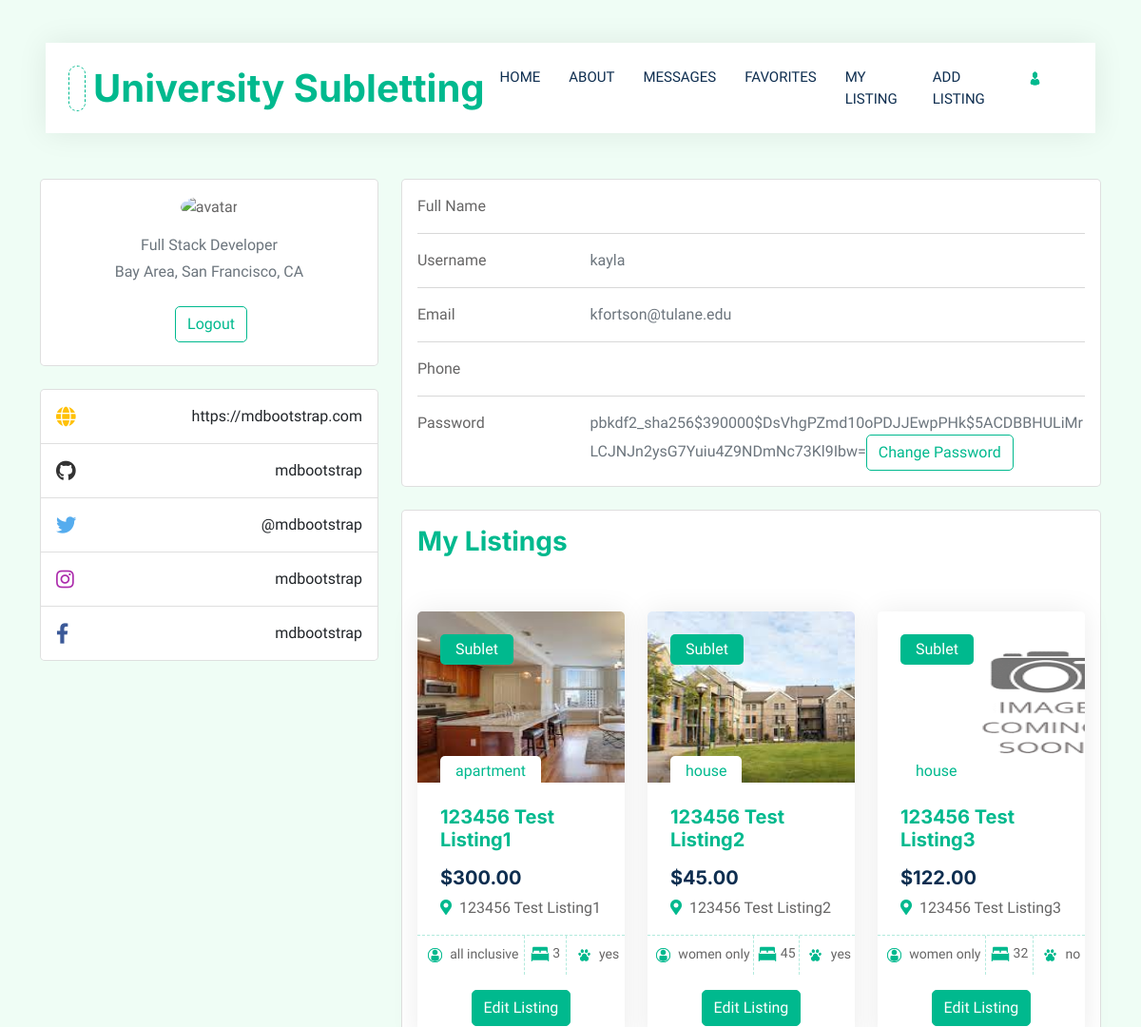
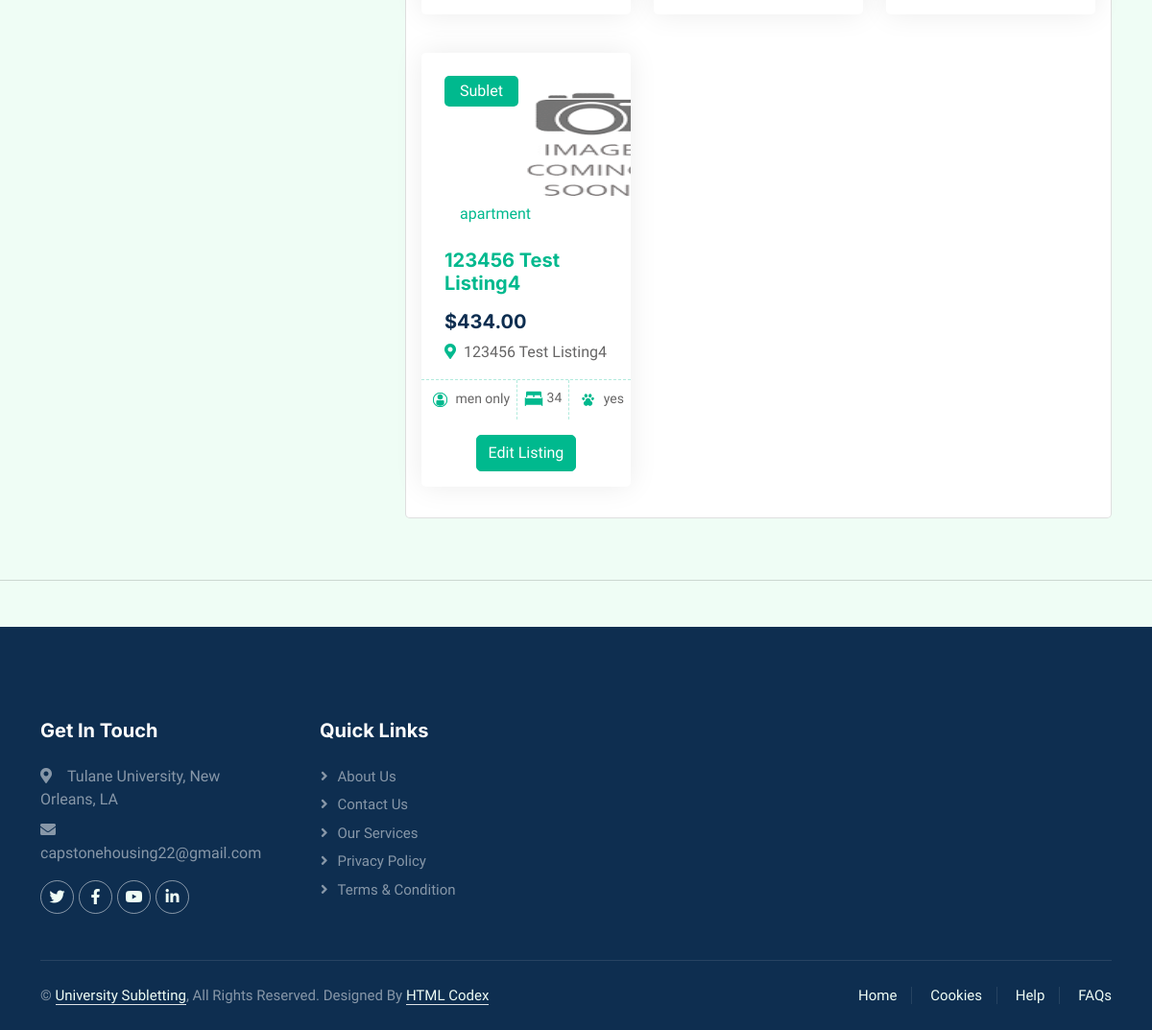
Page /profile/ (signed in) on the committed database (2 pictures, top to bottom).
### hello/models.py (models this page shows)
class allinformation(models.Model):
    user = models.ForeignKey(User, on_delete=models.CASCADE, null=True)
    address = models.CharField(max_length=200, blank=True, null=True)
    city = models.CharField(max_length=200, blank=True, null=True)
    zip = models.IntegerField( blank=True, null=True)
    state = models.CharField(max_length=22, blank=True, null=True)
    hometype = models.CharField(max_length=100, blank=True, null=True)
    monthlyprice = models.DecimalField(max_digits = 100, decimal_places=2, blank=True, null=True)
    securitydeposit = models.DecimalField(max_digits = 100, decimal_places=2, blank=True, null=True)
    numbertenants = models.IntegerField(blank=True, null=True)
    gender = models.CharField(max_length=20, blank=True, null=True)
    beds = models.IntegerField( blank=True, null=True)
    addrentinfo = models.CharField(max_length=300, blank=True, null=True)
    parking = models.CharField(max_length=4, blank=True, null=True)
    pets = models.CharField(max_length=4, blank=True, null=True)
    laundry = models.CharField(max_length=20, blank=True, null=True)
    addamenityinfo = models.CharField(max_length=300, blank=True, null=True)
    image = models.ImageField(upload_to="images/",default="images/image_coming_soon.png", height_field=None, width_field=None, max_length=100,blank=True, null=True)

### hello/views.py (the view)
# urls.py: path("profile/", views.profile, name="profile"),
def profile(request):
    user_listings = allinformation.objects.filter(user=request.user)
    return render(request, "hello/profile.html", {'user_listings': user_listings,} )

### hello/templates/hello/profile.html (shortened to what this page needs)
{% extends "hello/layout.html" %}
{% load static %}
{% block content %}
<!DOCTYPE html>
<html lang="en">
<head>
    <link href="https://cdnjs.cloudflare.com/ajax/libs/font-awesome/5.10.0/css/all.min.css" rel="stylesheet">
    <link href="https://cdn.jsdelivr.net/npm/bootstrap-icons@1.4.1/font/bootstrap-icons.css" rel="stylesheet">
    <link href="{% static 'hello/lib/animate/animate.min.css' %}" rel="stylesheet">
    <link href="{% static 'hello/lib/owlcarousel/assets/owl.carousel.min.css' %}" rel="stylesheet">
    <link href="{% static 'hello/css/bootstrap.min.css' %}" rel="stylesheet">
    <link href="{% static 'hello/css/style.css' %}" rel="stylesheet">
</head>
    <div class="container-fluid nav-bar bg-transparent">
        <nav class="navbar navbar-expand-lg bg-white navbar-light py-0 px-4">
            <a href="{% url 'home' %}" class="navbar-brand d-flex align-items-center text-center">
                <div class="icon p-2 me-2">
                </div>
                <h1 class="m-0 text-primary">University Subletting</h1>
            </a>
            <div class="navbar-nav ms-auto">
                <a href="{% url 'home' %}" class="nav-item nav-link">Home</a>
                <a href="{% url 'about' %}" class="nav-item nav-link">About</a>
                <a href="{% url 'messages' %}" class="nav-item nav-link">Messages</a>
                <a href="{% url 'favorites' %}" class="nav-item nav-link">Favorites</a>
                <a href="{% url 'listing' %}" class="nav-item nav-link">My Listing</a>
                <a href="{% url 'add_listing' %}" class="nav-item nav-link">Add Listing</a>
                <a href="{% url 'profile' %}" class="nav-item nav-link active"><img class="img-fluid" src="{% static 'hello/images/icon-profile.png' %}" alt="Icon" style="width: 25px; height: 25px;"></a>
            </div>
        </nav>
    </div>
    <section>
        <div class="container py-5">
          <div class="row">
            <div class="col-lg-4">
              <div class="card mb-4">
                <div class="card-body text-center">
                  <img src="https://mdbcdn.b-cdn.net/img/Photos/new-templates/bootstrap-chat/ava3.webp" alt="avatar"
                    class="rounded-circle img-fluid" style="width: 150px;">
                  <p class="text-muted mb-1">Full Stack Developer</p>
                  <p class="text-muted mb-4">Bay Area, San Francisco, CA</p>
                  <div class="d-flex justify-content-center mb-2">
                    <form action = "/logoutuser/" method = "post" >
                      <input class="btn btn-outline-primary ms-1"  value="Logout" type="submit"/>
                    </form>
                  </div>
                </div>
              </div>
              <div class="card mb-4 mb-lg-0">
                <div class="card-body p-0">
                  <ul class="list-group list-group-flush rounded-3">
                    <li class="list-group-item d-flex justify-content-between align-items-center p-3">
                      <i class="fas fa-globe fa-lg text-warning"></i>
                      <p class="mb-0">https://mdbootstrap.com</p>
                    </li>
                    <li class="list-group-item d-flex justify-content-between align-items-center p-3">
                      <i class="fab fa-github fa-lg" style="color: #333333;"></i>
                      <p class="mb-0">mdbootstrap</p>
                    </li>
                    <li class="list-group-item d-flex justify-content-between align-items-center p-3">
                      <i class="fab fa-twitter fa-lg" style="color: #55acee;"></i>
                      <p class="mb-0">@mdbootstrap</p>
                    </li>
                    <li class="list-group-item d-flex justify-content-between align-items-center p-3">
                      <i class="fab fa-instagram fa-lg" style="color: #ac2bac;"></i>
                      <p class="mb-0">mdbootstrap</p>
                    </li>
                    <li class="list-group-item d-flex justify-content-between align-items-center p-3">
                      <i class="fab fa-facebook-f fa-lg" style="color: #3b5998;"></i>
                      <p class="mb-0">mdbootstrap</p>
                    </li>
                  </ul>
                </div>
              </div>
            </div>
            <div class="col-lg-8">
              <div class="card mb-4">
                <div class="card-body">
                  <div class="row">
                    <div class="col-sm-3">
                      <p class="mb-0">Full Name</p>
                    </div>
                    <div class="col-sm-9">
                    </div>
                  </div>
                  <hr>
                  <div class="row">
                    <div class="col-sm-3">
                      <p class="mb-0">Username</p>
                    </div>
                    <div class="col-sm-9">
                      <p class="text-muted mb-0">{{user.username}}</p>
                    </div>
                  </div>
                  <hr>
                  <div class="row">
                    <div class="col-sm-3">
                      <p class="mb-0">Email</p>
                    </div>
                    <div class="col-sm-9">
                      <p class="text-muted mb-0">{{user.email}}</p>
                    </div>
                  </div>
                  <hr>
                  <div class="row">
                    <div class="col-sm-3">
                      <p class="mb-0">Phone</p>
                    </div>
                    <div class="col-sm-9">
                    </div>
                  </div>
                  <hr>
                  <div class="row">
                    <div class="col-sm-3">
                      <p class="mb-0">Password</p>
                    </div>
                    <div class="col-sm-9">
                      <p class="text-muted mb-0">{{user.password}}<a class="btn btn-outline-primary" href="">Change Password</a>
                      </p>
                    </div>
                  </div>
                </div>
              </div>
              <div class="row">
                <div class="col-md">
                  <div class="card mb-4 mb-md-0">
                      <h3 class="mb-4 p-3"><span class="text-primary font-italic me-1">My Listings</span>
                      </h3>
                      <div class="row g-4 p-3">
                      {% for listing in user_listings %}
                        <ul class="col-lg-4 col-md-6 wow fadeInUp" data-wow-delay="0.1s">
                          <a href="{% url 'view_listing' listing.id %}">
                              <div class="property-item rounded overflow-hidden">
                                  <div class="position-relative overflow-hidden">
                                      <img src="{{listing.image.url}}"  width="350" height="180" alt="Listing Picture">
                                      <div class="bg-primary rounded text-white position-absolute start-0 top-0 m-4 py-1 px-3">Sublet</div>
                                      <div class="bg-white rounded-top text-primary position-absolute start-0 bottom-0 mx-4 pt-1 px-3">{{listing.hometype}}</div>
                                  </div>
                                  <div class="p-4 pb-0">
                                      <h5 class="text-primary mb-3">{{listing.address}}</h5>
                                      <a class="d-block h5 mb-2" href="{% url 'view_listing' listing.id %}" id="{{listing.id}}">${{listing.monthlyprice}}</a>
                                      <p><i class="fa fa-map-marker-alt text-primary me-2"></i>{{listing.address}}</p>
                                  </div>
                                  <div class="d-flex border-top">
                                      <small class="flex-fill text-center border-end py-2"><img class="img-fluid" src="{% static 'hello/images/icon-person.png'%}" alt="Icon" style="width: 25px; height: 25px;"></img> {{listing.gender}}</small>
                                      <small class="flex-fill text-center border-end py-2"><img class="img-fluid " src="{% static 'hello/images/icon-bed.png'%}" alt="Icon" style="width: 20px; height: 20px;"></img> {{listing.beds}}</small>
                                      <small class="flex-fill text-center py-2"><img class="img-fluid" src="{% static 'hello/images/icon-pet.png'%}" alt="Icon" style="width: 25px; height: 25px;"></img> {{listing.pets}}</small>
                                  </div>
                                  <p class="mt-3" style= "text-align: center;">
                                    <a class="btn btn-primary" href="{% url 'edit_listing' listing.id %}">Edit Listing</a>
                                  </p>
                              </div>
                          </a>
                        </ul>
                  {% endfor %}
                  </div>
                </div>
              </div>
            </div>
          </div>
        </div>
      </section>
{% endblock %}

### hello/static/hello/css/style.css (style rules this page uses)
:root { --primary: #00B98E; --secondary: #FF6922; --light: #EFFDF5; --dark: #0E2E50; }
.btn { transition: .5s; }
.btn.btn-primary, .btn.btn-secondary { color: #FFFFFF; }
.nav-bar { position: relative; margin-top: 45px; padding: 0 3rem; transition: .5s; z-index: 9999; }
.navbar { box-shadow: 0 0 30px rgba(0, 0, 0, .08); }
.navbar-light .navbar-nav .nav-link { margin-right: 30px; padding: 25px 0; color: #FFFFFF; font-size: 15px; text-transform: uppercase; outline: none; }
.navbar-light .navbar-nav .nav-link:hover, .navbar-light .navbar-nav .nav-link.active { color: var(--primary); }
.navbar-light .navbar-brand { height: 75px; }
.navbar-light .navbar-nav .nav-link { color: var(--dark); font-weight: 500; }
.icon { padding: 15px; display: inline-flex; align-items: center; justify-content: center; background: #FFFFFF !important; border-radius: 50px; border: 1px dashed var(--primary) !important; }
.property-item { box-shadow: 0 0 30px rgba(0, 0, 0, .08); }
.property-item img { transition: .5s; }
.property-item .border-top { border-top: 1px dashed rgba(0, 185, 142, .3) !important; }
.property-item .border-end { border-right: 1px dashed rgba(0, 185, 142, .3) !important; }

### rows in the picture
allinformation: image (picture), hometype "apartment", address "123456 Test Listing1", monthlyprice "300.00", gender "all inclusive", beds "3", pets "yes"
allinformation: image (picture), hometype "house", address "123456 Test Listing2", monthlyprice "45.00", gender "women only", beds "45", pets "yes"
allinformation: image (picture), hometype "house", address "123456 Test Listing3", monthlyprice "122.00", gender "women only", beds "32", pets "no"
allinformation: image (picture), hometype "apartment", address "123456 Test Listing4", monthlyprice "434.00", gender "men only", beds "34", pets "yes"

### other values in the picture
{{ user.username }} "kayla"
{{ user.email }} "kfortson@tulane.edu"
{{ user.password }} "pbkdf2_sha256$390000$DsVhgPZmd10oPDJJEwpPHk$5ACDBBHULiMrLCJNJn2ysG7Yuiu4Z9NDmNc73Kl9Ibw="
